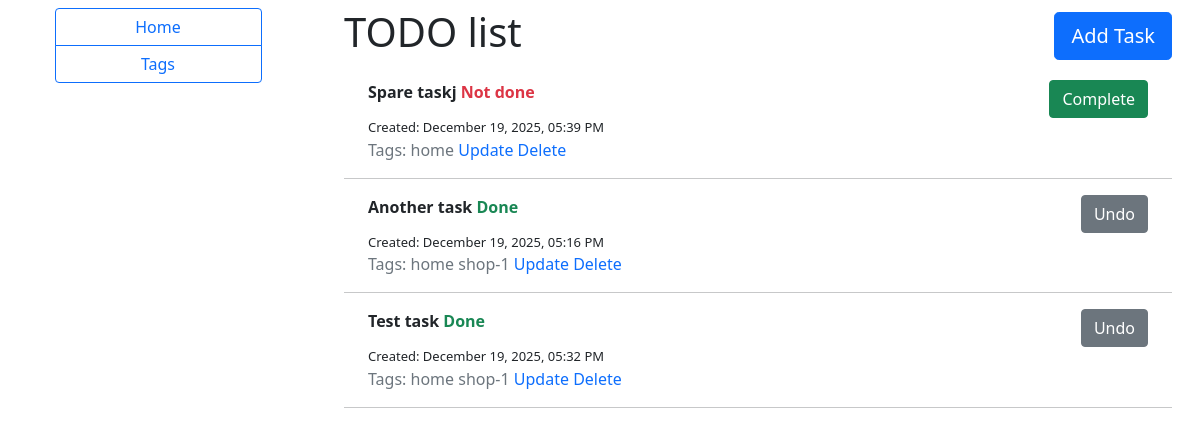
The page / on the database its author committed.
### tasks/models.py (models this page shows, shortened)
class Task(models.Model):
    content = models.TextField()
    date_created = models.DateTimeField(auto_now_add=True)
    deadline_date = models.DateTimeField(null=True, blank=True)
    is_done = models.BooleanField(default=False)
    tag_ids = models.ManyToManyField(
        Tag,
        related_name='tasks',
        blank=True,
        null=True,
    )

class Tag(models.Model):
    name = models.CharField(max_length=100)

### tasks/views.py (the view)
# urls.py: path("", views.TasksView.as_view(), name="index"),
class TasksView(generic.ListView):
    model = Task
    queryset = Task.objects.all().order_by("is_done", "date_created")
    template_name = "index.html"

### templates/index.html (shortened to what this page needs)
{% extends 'base.html' %}
{% block content %}
  <div class="container-fluid">
    <div class="row mb-3">
      <div class="col">
        <h1>TODO list</h1>
      </div>
      <div class="col d-flex justify-content-end align-items-center">
        <a href="{% url 'tasks:create' %}" class="btn btn-lg btn-primary">Add Task</a>
      </div>
    </div>
    {% if task_list.all %}
      {% for task in task_list %}
        <div class="container">
          <div class="row">
            <div class="col">
              <strong>{{ task.content }}
                {% if task.is_done %}
                  <span class="text-success">Done</span>
                {% else %}
                  <span class="text-danger">Not done</span>
                {% endif %}
              </strong>
            </div>
            <div class="col d-flex justify-content-end">
              {% if task.is_done %}
                <a href="{% url 'tasks:toggle_completed' task.pk %}" class="btn btn-secondary">Undo</a>
              {% else %}
                <a href="{% url 'tasks:toggle_completed' task.pk %}" class="btn btn-success">Complete</a>
              {% endif %}
            </div>
          </div>
          <div class="row">
            <span class="font-size-small">Created: {{ task.date_created|date:"F d, Y, h:i A" }}
              </span>
          </div>
          <div class="row">
            <span class="text-secondary">Tags:
              {% if task.tag_ids.all %}
                {% for tag in task.tag_ids.all %}
                  {{ tag.name }}
                {% endfor %}
              {% endif %}
              <a href="{% url 'tasks:update' task.pk %}" class="text-decoration-none">
              Update
            </a>
            <a href="{% url 'tasks:delete' task.pk %}" class="text-decoration-none">
              Delete
            </a>
            </span>
          </div>
        </div>
        <hr>
      {% endfor %}
    {% else %}
      <h3>No tasks yet</h3>
    {% endif %}
  </div>
{% endblock %}

### templates/base.html (shortened to what this page needs)
{% load static %}
<!DOCTYPE html>
<html lang="en">
<head>
  <link href="https://cdn.jsdelivr.net/npm/bootstrap@5.0.2/dist/css/bootstrap.min.css" rel="stylesheet"
>
  <link rel="stylesheet" href="{% static 'css/styles.css' %}">
</head>
<body>
<main class="flex-grow-1">
  <div class="container-fluid m-2">
    <div class="row">
      <div class="col-3 d-flex justify-content-center align-items-start">
        <div class="btn-group-vertical w-75" role="group" aria-label="Basic outlined example">
          <a href="{% url 'tasks:index' %}" class="btn btn-outline-primary">
            Home
          </a>
          <a href="{% url 'tasks:tags' %}" class="btn btn-outline-primary">
            Tags
          </a>
        </div>
      </div>
      <div class="col-9">
        {% block content %}
        {% endblock %}
      </div>
    </div>
  </div>
</main>
</body>
</html>

### static/css/styles.css (style rules this page uses)
.font-size-small { font-size: small; }

### rows shown on the page
Task: content "Spare taskj", is_done "Not done", date_created "December 19, 2025, 05:39 PM"
Tag: name "home"
Task: content "Another task", is_done "Done", date_created "December 19, 2025, 05:16 PM"
Tag: name "shop-1"
Task: content "Test task", is_done "Done", date_created "December 19, 2025, 05:32 PM"
